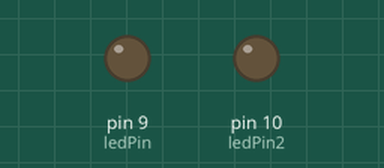
This sketch was run on a simulated Arduino Uno, built with avr-gcc and run on an emulated ATmega328P. Parts: output pins drawn as LEDs (lit = HIGH).

Above: at 0.05 s.
At 2.35 s:
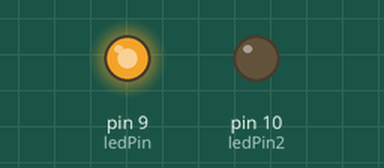
At 4.7 s:
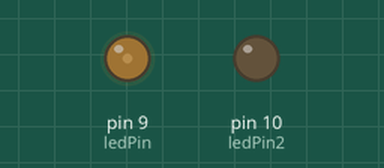
At 9.9 s:
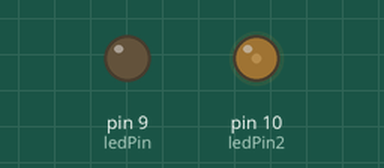
Timing chart, 0 to 13.5 s (numbered marks = the images above):
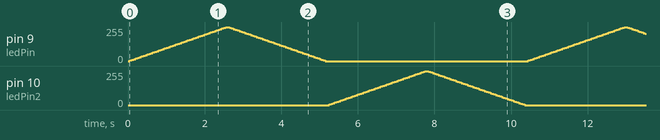

The sketch:

leds_pwm2.ino
```cpp
int ledPin = 9;
int ledPin2 = 10;

void setup() {
  pinMode(ledPin, OUTPUT);
  pinMode(ledPin2, OUTPUT);
}

void loop() {
  for(int fadeValue = 0; fadeValue <= 255; fadeValue +=5){
    analogWrite(ledPin, fadeValue);
    delay(50);
  }

  for(int fadeValue = 255; fadeValue >= 0; fadeValue -=5){
    analogWrite(ledPin, fadeValue);
    delay(50);
  }

  for(int fadeValue = 0; fadeValue <= 255; fadeValue +=5){
    analogWrite(ledPin2, fadeValue);
    delay(50);
  }

  for(int fadeValue = 255; fadeValue >= 0; fadeValue -=5){
    analogWrite(ledPin2, fadeValue);
    delay(50);
  }
}
```
